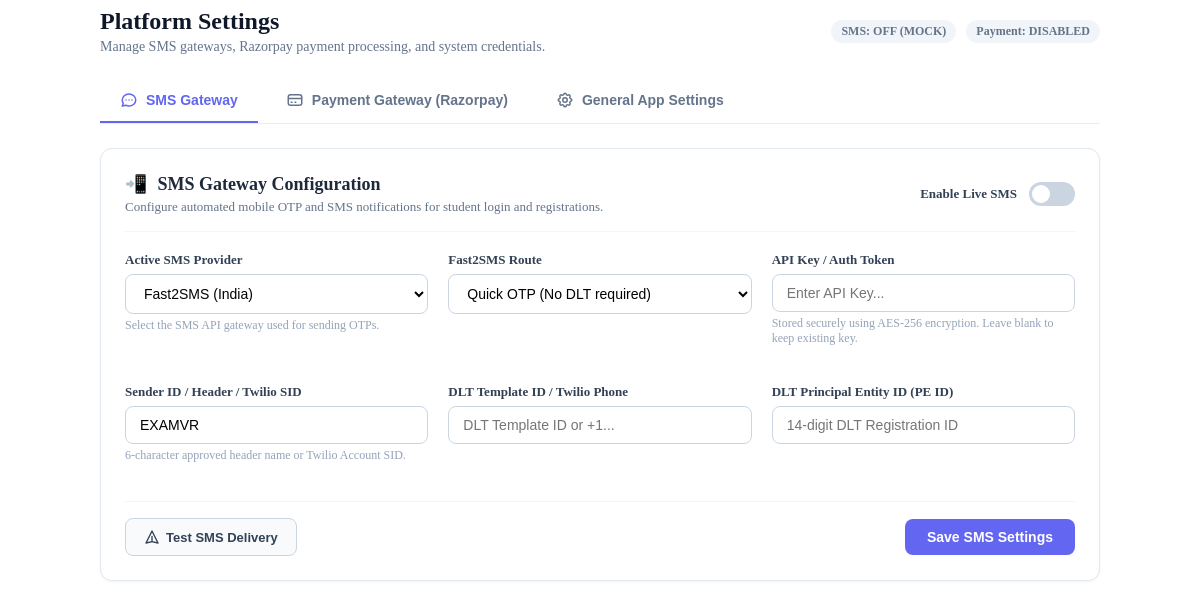
The app's page /admin/pages/settings.php, older data.
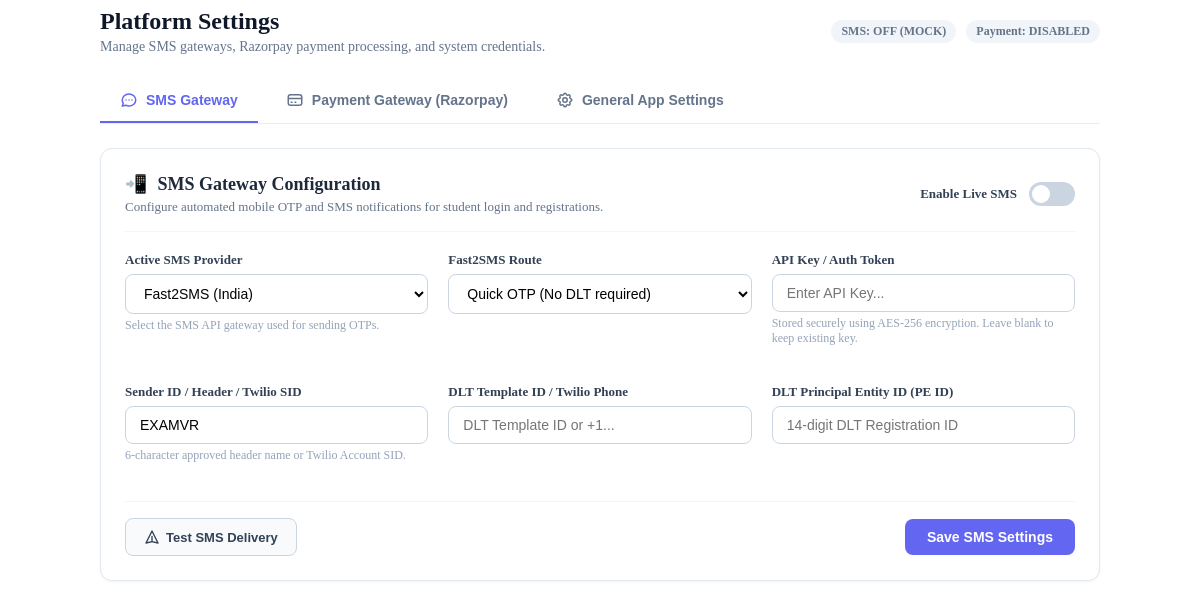
The same page, newer data.
### tables this page shows
CREATE TABLE IF NOT EXISTS `system_settings` (
    `id` INT AUTO_INCREMENT PRIMARY KEY,
    `setting_key` VARCHAR(100) NOT NULL UNIQUE,
    `setting_value` LONGTEXT NULL,
    `is_encrypted` TINYINT(1) DEFAULT 0,
    `category` ENUM('sms', 'payment', 'general', 'ai') DEFAULT 'general',
    `description` VARCHAR(255) NULL,
    `created_at` TIMESTAMP DEFAULT CURRENT_TIMESTAMP,
    `updated_at` TIMESTAMP DEFAULT CURRENT_TIMESTAMP ON UPDATE CURRENT_TIMESTAMP,
    INDEX `idx_category` (`category`)
);

### api/utils/system_settings.php (called while the page is built, shortened)
<?php
class SystemSettings {
    private static array $cache = [];
    private static function load(): void {
        try {
            $db = Database::getConnection();
            $stmt = $db->query("SELECT setting_key, setting_value, is_encrypted, category, description FROM system_settings");
            $rows = $stmt->fetchAll(PDO::FETCH_ASSOC);
            foreach ($rows as $row) {
                $val = $row['setting_value'];
                self::$cache[$row['setting_key']] = [
                    'value' => $val,
                    'is_encrypted' => (bool)$row['is_encrypted'],
                    'category' => $row['category'],
                    'description' => $row['description']
                ];
            }
        } catch (Throwable $e) {
            self::$loaded = false;
        }
    }
    public static function getAll(bool $maskSecrets = true): array {
        self::load();
        $output = [];
        foreach (self::$cache as $k => $item) {
            $cat = $item['category'] ?? 'general';
            $val = $item['value'];
            $masked = false;
            $output[$cat][$k] = [
                'value' => $val,
                'is_encrypted' => $item['is_encrypted'],
                'is_masked' => $masked,
                'has_value' => !empty($item['value']),
                'description' => $item['description']
            ];
        }
        return $output;
    }
}

### admin/pages/settings.php (the view, shortened to what this page needs)
<?php
require_once __DIR__ . '/../../api/utils/system_settings.php';
$allSettings = SystemSettings::getAll(true);
$sms = $allSettings['sms'] ?? [];
$payment = $allSettings['payment'] ?? [];
$smsEnabled = !empty($sms['sms_enabled']['value']) && $sms['sms_enabled']['value'] == '1';
$smsProvider = $sms['sms_provider']['value'] ?? 'fast2sms';
$paymentEnabled = !empty($payment['payment_enabled']['value']) && $payment['payment_enabled']['value'] == '1';
$paymentMode = $payment['payment_mode']['value'] ?? 'mock';
?>
<div class="settings-container">
    <div class="settings-header">
        <div>
            <h1 style="font-size:24px;font-weight:800;color:#0f172a;margin:0 0 4px 0;">Platform Settings</h1>
            <p style="color:#64748b;margin:0;font-size:14px;">Manage SMS gateways, Razorpay payment processing, and system credentials.</p>
        </div>
        <div style="display:flex;gap:10px;">
            <span class="badge-status <?php echo $smsEnabled ? 'badge-live' : 'badge-off'; ?>">
                SMS: <?php echo $smsEnabled ? strtoupper($smsProvider) : 'OFF (MOCK)'; ?>
            </span>
            <span class="badge-status <?php echo $paymentEnabled ? ($paymentMode==='live'?'badge-live':'badge-mock') : 'badge-off'; ?>">
                Payment: <?php echo $paymentEnabled ? strtoupper($paymentMode) : 'DISABLED'; ?>
            </span>
        </div>
    </div>
    <div class="settings-nav">
        <button class="settings-tab-btn active" onclick="showTab('sms-tab', this)">
            SMS Gateway
        </button>
        <button class="settings-tab-btn" onclick="showTab('payment-tab', this)">
            <svg width="18" height="18" fill="none" stroke="currentColor" viewBox="0 0 24 24"><path stroke-linecap="round" stroke-linejoin="round" stroke-width="2" d="M3 10h18M7 15h1m4 0h1m-7 4h12a3 3 0 003-3V8a3 3 0 00-3-3H6a3 3 0 00-3 3v8a3 3 0 003 3z"/></svg>
            Payment Gateway (Razorpay)
        </button>
        <button class="settings-tab-btn" onclick="showTab('general-tab', this)">
            General App Settings
        </button>
    </div>
    <div id="sms-tab" class="tab-content">
        <form id="smsForm" onsubmit="saveSmsSettings(event)">
            <div class="settings-card">
                <div class="card-header">
                    <div>
                        <h2 class="card-title">
                            <span style="color:#6366f1;">📲</span> SMS Gateway Configuration
                        </h2>
                        <div class="card-desc">Configure automated mobile OTP and SMS notifications for student login and registrations.</div>
                    </div>
                    <div class="switch-wrapper">
                        <span style="font-size:13px;font-weight:600;color:#334155;">Enable Live SMS</span>
                        <label class="switch">
                            <span class="slider"></span>
                        </label>
                    </div>
                </div>
                <div class="form-grid">
                    <div class="form-group">
                        <label for="sms_provider">Active SMS Provider</label>
                        <select name="sms_provider" id="sms_provider" class="form-control" onchange="updateSmsFields()">
                            <option value="fast2sms" <?php echo $smsProvider==='fast2sms'?'selected':''; ?>>Fast2SMS (India)</option>
                        </select>
                        <div class="form-hint">Select the SMS API gateway used for sending OTPs.</div>
                    </div>
                    <div class="form-group" id="group_sms_route">
                        <label for="sms_route">Fast2SMS Route</label>
                        <select name="sms_route" id="sms_route" class="form-control">
                            <option value="otp" <?php echo ($sms['sms_route']['value']??'')==='otp'?'selected':''; ?>>Quick OTP (No DLT required)</option>
                        </select>
                    </div>
                    <div class="form-group">
                        <label for="sms_api_key">API Key / Auth Token</label>
                        <input type="password" name="sms_api_key" id="sms_api_key" class="form-control" placeholder="<?php echo !empty($sms['sms_api_key']['value']) ? $sms['sms_api_key']['value'] : 'Enter API Key...'; ?>">
                        <div class="form-hint">Stored securely using AES-256 encryption. Leave blank to keep existing key.</div>
                    </div>
                    <div class="form-group">
                        <label for="sms_sender_id">Sender ID / Header / Twilio SID</label>
                        <input type="text" name="sms_sender_id" id="sms_sender_id" class="form-control" value="<?php echo htmlspecialchars($sms['sms_sender_id']['value'] ?? 'EXAMVR'); ?>" placeholder="e.g. EXAMVR or Twilio SID">
                        <div class="form-hint">6-character approved header name or Twilio Account SID.</div>
                    </div>
                    <div class="form-group" id="group_template_id">
                        <label for="sms_template_id">DLT Template ID / Twilio Phone</label>
                        <input type="text" name="sms_template_id" id="sms_template_id" class="form-control" value="<?php echo htmlspecialchars($sms['sms_template_id']['value'] ?? ''); ?>" placeholder="DLT Template ID or +1...">
                    </div>
                    <div class="form-group" id="group_entity_id">
                        <label for="sms_entity_id">DLT Principal Entity ID (PE ID)</label>
                        <input type="text" name="sms_entity_id" id="sms_entity_id" class="form-control" value="<?php echo htmlspecialchars($sms['sms_entity_id']['value'] ?? ''); ?>" placeholder="14-digit DLT Registration ID">
                    </div>
                </div>
                <div style="display:flex;justify-content:space-between;align-items:center;margin-top:20px;padding-top:16px;border-top:1px solid #f1f5f9;">
                    <button type="button" class="btn-outline" onclick="openTestSmsModal()">
                        <svg width="16" height="16" fill="none" stroke="currentColor" viewBox="0 0 24 24"><path stroke-linecap="round" stroke-linejoin="round" stroke-width="2" d="M12 19l9 2-9-18-9 18 9-2zm0 0v-8"/></svg>
                        Test SMS Delivery
                    </button>
                    <button type="submit" class="btn-save">Save SMS Settings</button>
                </div>
            </div>
        </form>
    </div>
</div>

### admin/pages/settings.php (style rules this page uses)
.settings-container { max-width: 1000px; margin: 0 auto; padding-bottom: 40px; }
.settings-header { display: flex; align-items: center; justify-content: space-between; margin-bottom: 24px; flex-wrap: wrap; gap: 16px; }
.settings-nav { display: flex; gap: 8px; border-bottom: 1px solid var(--border, rgba(0,0,0,0.08)); margin-bottom: 24px; padding-bottom: 0px; }
.settings-tab-btn { padding: 12px 20px; background: transparent; border: none; border-bottom: 2px solid transparent; font-weight: 600; font-size: 14px; color: var(--text-muted, #64748b); cursor: pointer; display: inline-flex; align-items: center; gap: 8px; transition: all 0.2s ease; }
.settings-tab-btn.active { color: var(--primary, #6366f1); border-bottom-color: var(--primary, #6366f1); }
.settings-card { background: #ffffff; border-radius: 12px; border: 1px solid var(--border, #e2e8f0); box-shadow: 0 1px 3px rgba(0,0,0,0.05); padding: 24px; margin-bottom: 24px; }
.card-header { display: flex; justify-content: space-between; align-items: center; margin-bottom: 20px; padding-bottom: 16px; border-bottom: 1px solid #f1f5f9; }
.card-title { font-size: 18px; font-weight: 700; color: #1e293b; margin: 0; display: flex; align-items: center; gap: 10px; }
.card-desc { font-size: 13px; color: #64748b; margin-top: 4px; }
.form-grid { display: grid; grid-template-columns: repeat(auto-fit, minmax(280px, 1fr)); gap: 20px; }
.form-group { margin-bottom: 18px; }
.form-group label { display: block; font-size: 13px; font-weight: 600; color: #334155; margin-bottom: 6px; }
.form-control { width: 100%; padding: 10px 14px; border: 1px solid #cbd5e1; border-radius: 8px; font-size: 14px; transition: all 0.2s; box-sizing: border-box; background: #ffffff; }
.form-hint { font-size: 12px; color: #94a3b8; margin-top: 4px; }
.switch-wrapper { display: flex; align-items: center; gap: 12px; }
.switch { position: relative; display: inline-block; width: 46px; height: 24px; }
.slider { position: absolute; cursor: pointer; top: 0; left: 0; right: 0; bottom: 0; background-color: #cbd5e1; transition: .3s; border-radius: 24px; }
.slider:before { position: absolute; content: ""; height: 18px; width: 18px; left: 3px; bottom: 3px; background-color: white; transition: .3s; border-radius: 50%; }
.btn-save { background: #6366f1; color: #fff; border: none; padding: 10px 22px; border-radius: 8px; font-weight: 600; font-size: 14px; cursor: pointer; transition: all 0.2s; display: inline-flex; align-items: center; gap: 8px; }
.btn-outline { background: #f8fafc; color: #334155; border: 1px solid #cbd5e1; padding: 10px 18px; border-radius: 8px; font-weight: 600; font-size: 13px; cursor: pointer; transition: all 0.2s; display: inline-flex; align-items: center; gap: 6px; }
.badge-status { padding: 4px 10px; border-radius: 12px; font-size: 12px; font-weight: 600; }
.badge-off { background: #f1f5f9; color: #64748b; }

Row changes from the older to the newer data that the page shows:
added system_settings: sms_provider "Fast2SMS (India)"
added system_settings: sms_route "Quick OTP (No DLT required)"
added system_settings: sms_sender_id "EXAMVR"
Text that changed along with them:
form field sms_provider: "Fast2SMS (India)" → (not shown)
form field sms_route: "Quick OTP (No DLT required)" → (not shown)
form field sms_sender_id: "EXAMVR" → (not shown)
